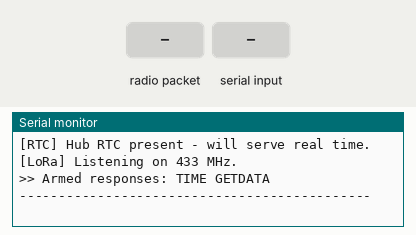
Simulated run of this sketch. Board: ESP32. Shown: the last lines printed to the serial monitor. Inputs (shaded band) come from the test bench. No radio packets arrive unless stated.

Above: at 2.3 s.
2.4 s: radio packet "BACKLOG:" arrives
At 3.3 s:
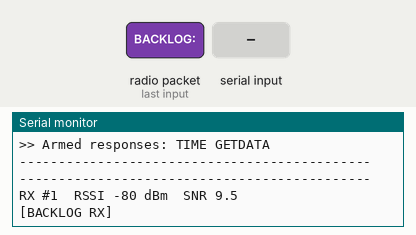
3.9 s: "t" received over Serial
At 4.4 s:
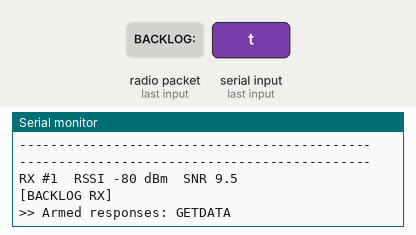
5.4 s: radio packet "L:1" arrives
At 6.6 s:
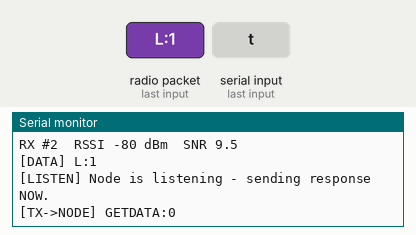
6.9 s: "g" received over Serial
At 7.9 s:
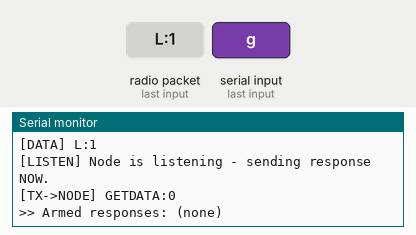
8.4 s: radio packet "t" arrives
At 9.1 s:
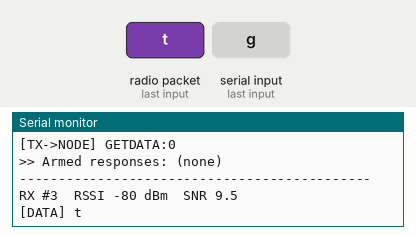
9.9 s: "c" received over Serial
At 11.3 s:
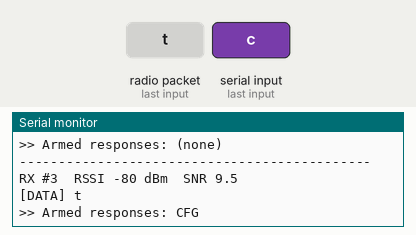

The sketch:

hub.ino
```cpp
/*
 * ============================================================
 *  BASE STATION HUB
 *  Board: LaskaKit ESP32-DEVKit (or any ESP32 + Ra-02)
 * ============================================================
 *
 *  Counterpart to ../nodes/node_with_rtc/ and ../nodes/node_no_rtc/ -
 *  this is what nodes expect to hear back from during their listen
 *  window. Implements the full bidirectional protocol:
 *
 *   - Receives every node packet and prints it (raw,temp,epoch,L flag)
 *   - Receives BACKLOG: packets (resent stored records)
 *   - When a packet has L:1 (node is listening), it IMMEDIATELY
 *     replies within the node's 3 s window with a command built from
 *     whatever test scenarios you enable below.
 *
 *  Scenarios you can toggle (see CONFIG section):
 *     1) TIME    -> sends current epoch so the node sets its RTC
 *     2) GETDATA -> asks the node to resend records since an epoch
 *     3) CFG     -> sends a config/command code
 *     4) any combination (commands are joined with ';')
 *
 *  You can also trigger scenarios live by typing in the Serial
 *  Monitor:  t = time, g = getdata, c = cfg, a = all, n = none
 *
 *  Wiring (Ra-02): SCK=18 MISO=19 MOSI=23 NSS=5 RST=27 DIO0=26 3.3V GND
 *  REMEMBER: GPIO2 HIGH powers the 3.3V peripheral rail.
 * ============================================================
 */

#include <SPI.h>
#include <LoRa.h>
#include <Wire.h>
#include <RTClib.h>

// ---------- Pins ----------
#define PERIPH_POWER   2
#define LORA_SS        5
#define LORA_RST      27
#define LORA_DIO0     26
#define I2C_SDA       21
#define I2C_SCL       22

// ==================== TEST CONFIG ====================
// Which commands to send when a node reports L:1.
// Toggle these true/false, or change live via Serial (t/g/c/a/n).
bool SEND_TIME    = true;    // scenario 1: set the node's RTC
bool SEND_GETDATA = true;    // scenario 2: ask for stored data
bool SEND_CFG     = false;   // scenario 3: send a config code

// For GETDATA: ask for everything newer than this epoch.
// 0 = ask for ALL stored records (good for testing the backlog).
uint32_t GETDATA_SINCE = 0;

// For CFG: the config string to send (node prints/applies it).
const char* CFG_STRING = "interval=30";
// ====================================================

RTC_DS3231 rtc;
bool rtcOK = false;
unsigned long packetCount = 0;

// ------------------------------------------------------------
// Build the command string from the enabled scenarios
// ------------------------------------------------------------
String buildCommand() {
  String cmd = "";

  if (SEND_TIME) {
    uint32_t epoch;
    if (rtcOK) {
      epoch = rtc.now().unixtime();
    } else {
      epoch = 1781900000UL;   // fallback fixed time if hub has no RTC
    }
    cmd += "TIME:" + String(epoch);
  }

  if (SEND_GETDATA) {
    if (cmd.length() > 0) cmd += ";";
    cmd += "GETDATA:" + String(GETDATA_SINCE);
  }

  if (SEND_CFG) {
    if (cmd.length() > 0) cmd += ";";
    cmd += "CFG:" + String(CFG_STRING);
  }

  return cmd;   // empty string = nothing to send
}

// ------------------------------------------------------------
// Print which scenarios are currently armed
// ------------------------------------------------------------
void printArmed() {
  Serial.print(">> Armed responses: ");
  Serial.print(SEND_TIME    ? "TIME "    : "");
  Serial.print(SEND_GETDATA ? "GETDATA " : "");
  Serial.print(SEND_CFG     ? "CFG "     : "");
  if (!SEND_TIME && !SEND_GETDATA && !SEND_CFG) Serial.print("(none)");
  Serial.println();
}

// ------------------------------------------------------------
// Handle live keyboard control from the Serial Monitor
// ------------------------------------------------------------
void handleSerialInput() {
  if (!Serial.available()) return;
  char c = Serial.read();
  switch (c) {
    case 't': SEND_TIME = !SEND_TIME;       break;
    case 'g': SEND_GETDATA = !SEND_GETDATA; break;
    case 'c': SEND_CFG = !SEND_CFG;         break;
    case 'a': SEND_TIME = SEND_GETDATA = SEND_CFG = true;  break;
    case 'n': SEND_TIME = SEND_GETDATA = SEND_CFG = false; break;
    default: return;   // ignore newlines etc.
  }
  printArmed();
}

void setup() {
  pinMode(PERIPH_POWER, OUTPUT);
  digitalWrite(PERIPH_POWER, HIGH);   // power the LoRa module
  delay(100);

  Serial.begin(115200);
  delay(1000);
  Serial.println("\n=== TEST HUB / RECEIVER ===");
  Serial.println("Keyboard: t=TIME  g=GETDATA  c=CFG  a=ALL  n=NONE");

  // Optional RTC on the hub (used to send the real time to nodes).
  Wire.begin(I2C_SDA, I2C_SCL);
  rtcOK = rtc.begin();
  if (rtcOK) {
    if (rtc.lostPower()) {
      // Set the hub clock once so it can serve correct time to nodes.
      rtc.adjust(DateTime(F(__DATE__), F(__TIME__)));
    }
    Serial.println("[RTC] Hub RTC present - will serve real time.");
  } else {
    Serial.println("[RTC] No hub RTC - TIME will use a fixed fallback value.");
  }

  // LoRa
  LoRa.setPins(LORA_SS, LORA_RST, LORA_DIO0);
  if (!LoRa.begin(433E6)) {
    Serial.println("[LoRa] init failed!");
    while (1);
  }
  Serial.println("[LoRa] Listening on 433 MHz.");
  printArmed();
  Serial.println("---------------------------------------------");

  LoRa.receive();   // start in receive mode
}

void loop() {
  handleSerialInput();   // allow live toggling of scenarios

  int packetSize = LoRa.parsePacket();
  if (!packetSize) return;

  // Read the packet
  String data = "";
  while (LoRa.available()) data += (char)LoRa.read();
  int rssi = LoRa.packetRssi();
  float snr = LoRa.packetSnr();
  packetCount++;

  Serial.println("---------------------------------------------");
  Serial.print("RX #"); Serial.print(packetCount);
  Serial.print("  RSSI "); Serial.print(rssi);
  Serial.print(" dBm  SNR "); Serial.println(snr, 1);

  // --- Is this a resent backlog record? ---
  if (data.startsWith("BACKLOG:")) {
    Serial.print("[BACKLOG RX] ");
    Serial.println(data.substring(8));
    LoRa.receive();   // keep listening for more backlog
    return;
  }

  // --- Normal node packet: node_id,raw,temp,epoch,L:x ---
  Serial.print("[DATA] ");
  Serial.println(data);

  // Does the node say it is listening?  (look for "L:1")
  bool nodeListening = (data.indexOf("L:1") >= 0);

  if (nodeListening) {
    Serial.println("[LISTEN] Node is listening - sending response NOW.");
    String cmd = buildCommand();

    if (cmd.length() > 0) {
      // Reply immediately so it lands inside the node's 3 s window
      LoRa.beginPacket();
      LoRa.print(cmd);
      LoRa.endPacket();
      Serial.print("[TX->NODE] ");
      Serial.println(cmd);
    } else {
      Serial.println("[LISTEN] No scenarios armed - sending nothing.");
    }
  }

  LoRa.receive();   // back to listening
}
```

Measured:
- after the input at 2.4 s, the serial monitor: prints a new line at once (image 1)
- after the input at 3.9 s, the serial monitor: prints a new line at once (image 2)
- after the input at 5.4 s, the serial monitor: prints a new line at once (image 3)
- after the input at 6.9 s, the serial monitor: prints a new line at once (image 4)
- after the input at 8.4 s, the serial monitor: prints a new line at once (image 5)
- after the input at 9.9 s, the serial monitor: prints a new line at once (image 6)
